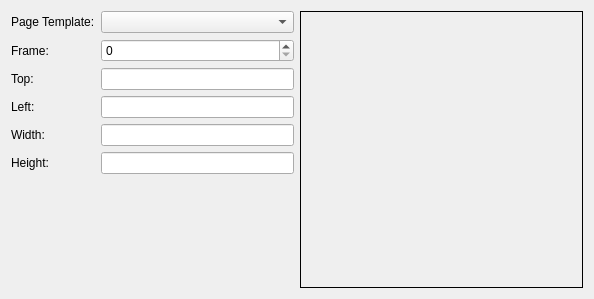
<?xml version="1.0" encoding="UTF-8"?>
<ui version="4.0">
 <class>Form</class>
 <widget class="QWidget" name="Form">
  <property name="geometry">
   <rect>
    <x>0</x>
    <y>0</y>
    <width>594</width>
    <height>299</height>
   </rect>
  </property>
  <property name="windowTitle">
   <string>Form</string>
  </property>
  <layout class="QHBoxLayout" name="horizontalLayout">
   <item>
    <layout class="QFormLayout" name="formLayout">
     <item row="0" column="0">
      <widget class="QLabel" name="label_2">
       <property name="text">
        <string>Page Template:</string>
       </property>
       <property name="buddy">
        <cstring>curTemplate</cstring>
       </property>
      </widget>
     </item>
     <item row="0" column="1">
      <widget class="QComboBox" name="curTemplate"/>
     </item>
     <item row="1" column="0">
      <widget class="QLabel" name="label">
       <property name="text">
        <string>Frame:</string>
       </property>
      </widget>
     </item>
     <item row="1" column="1">
      <widget class="QSpinBox" name="frameNumber"/>
     </item>
     <item row="2" column="0">
      <widget class="QLabel" name="label_3">
       <property name="text">
        <string>Top:</string>
       </property>
      </widget>
     </item>
     <item row="2" column="1">
      <widget class="QLineEdit" name="top"/>
     </item>
     <item row="3" column="0">
      <widget class="QLabel" name="label_4">
       <property name="text">
        <string>Left:</string>
       </property>
      </widget>
     </item>
     <item row="3" column="1">
      <widget class="QLineEdit" name="left"/>
     </item>
     <item row="4" column="0">
      <widget class="QLabel" name="label_5">
       <property name="text">
        <string>Width:</string>
       </property>
      </widget>
     </item>
     <item row="4" column="1">
      <widget class="QLineEdit" name="width"/>
     </item>
     <item row="5" column="0">
      <widget class="QLabel" name="label_6">
       <property name="text">
        <string>Height:</string>
       </property>
      </widget>
     </item>
     <item row="5" column="1">
      <widget class="QLineEdit" name="height"/>
     </item>
    </layout>
   </item>
   <item>
    <widget class="QLabel" name="preview">
     <property name="sizePolicy">
      <sizepolicy hsizetype="Expanding" vsizetype="Preferred">
       <horstretch>0</horstretch>
       <verstretch>0</verstretch>
      </sizepolicy>
     </property>
     <property name="frameShape">
      <enum>QFrame::Box</enum>
     </property>
     <property name="text">
      <string/>
     </property>
    </widget>
   </item>
  </layout>
 </widget>
 <resources/>
 <connections/>
</ui>
